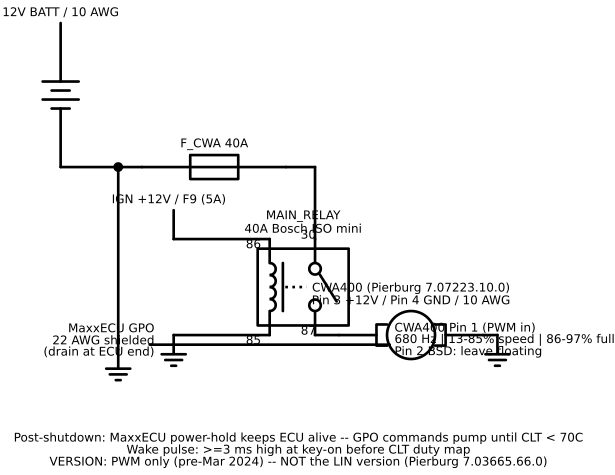

Python code for this plot:
"""
CWA400 electric water pump circuit schematic
Pierburg CWA400 (PWM version) + MaxxECU RACE GPO control

This script generates a circuit schematic using schemdraw.
Run it to produce ewp-controller.svg in the same directory.

The schematic shows HOW the circuit works (current flow, switching logic).
The WireViz file (harnesses/ewp-controller.wv) shows WHERE each wire terminates.
You need both to build and troubleshoot the circuit.

CWA400 connector pinout (Kostal 2+2):
  Pin 1  PWM signal in  (MaxxECU GPO, 22 AWG shielded)
  Pin 2  BSD diagnostic (leave floating -- not used with MaxxECU)
  Pin 3  +12V power     (from 40A relay, 10 AWG)
  Pin 4  GND            (chassis ground, 10 AWG)

Standard Bosch ISO mini relay pin numbers:
  85  coil negative  -- chassis GND
  86  coil positive  -- IGN +12V (key-on)
  30  common         -- BATT+ (always-on), fused at 40A
  87  normally open  -- output to CWA400 Pin 3 when relay is ON

How this circuit works:
  1. Key on -> IGN relay energizes -> relay coil pin 86 gets +12V
  2. Coil pin 85 is at GND -> coil circuit complete -> relay energizes
  3. Relay contact closes -> pin 30 connects to pin 87 -> CWA400 Pin 3 gets +12V
  4. MaxxECU boots -> sends >=3ms high pulse on GPO -> CWA400 wakes from standby
  5. MaxxECU reads CLT -> outputs PWM at 680 Hz on GPO -> CWA400 adjusts speed
     (duty cycle map: 20% at 60C / 55% at 85C / 97% at 105C)
  6. Key off -> relay de-energizes -> Pin 3 loses power... BUT:
  7. MaxxECU power hold relay keeps ECU alive after key-off
  8. MaxxECU continues commanding pump via GPO until CLT < 70C
  9. Once CLT < 70C, MaxxECU releases power hold relay -> pump stops

Version warning:
  PWM version ONLY: Pierburg 7.07223.10.0 / BMW 11515A05704 / 11517563659
  LIN version (NOT compatible): Pierburg 7.03665.66.0 / BMW 11517604027
  Post-March 2024 production = LIN bus only -- verify part number before sourcing.

Usage:
  pip install schemdraw matplotlib
  python3 schematics/ewp-controller.py
  open schematics/ewp-controller.svg
"""

import schemdraw
import schemdraw.elements as elm
import matplotlib
matplotlib.use('Agg')  # non-interactive backend -- no display window needed
import os

OUT = os.path.join(os.path.dirname(__file__), "ewp-controller.svg")

with schemdraw.Drawing(figsize=(13, 8), show=False) as d:
    d.config(fontsize=9)

    # ── Relay center ──────────────────────────────────────────────────────────
    relay = d.add(elm.Relay(switch='spst').at((4.5, 0)).label(
        "MAIN_RELAY\n40A Bosch ISO mini", loc="top"))

    # ── Coil circuit (left): IGN +12V -> 86 -> coil -> 85 -> GND ─────────────
    d.add(elm.Line().left().at(relay.in1).length(2.0))
    d.add(elm.Line().up().length(0.6))
    d.add(elm.Label().label("IGN +12V / F9 (5A)", loc="right"))

    d.add(elm.Line().left().at(relay.in2).length(2.0))
    d.add(elm.Ground())

    d.add(elm.Label().at(relay.in1).label("86 ", loc="left"))
    d.add(elm.Label().at(relay.in2).label("85 ", loc="left"))

    # ── Load circuit (top): BATT+ -> 40A fuse -> relay 30 -> 87 -> CWA400 ────
    d.add(elm.Line().up().at(relay.a).length(1.5))
    d.add(elm.Line().left().length(0.6))
    d.add(elm.Fuse().left().label("F_CWA 40A", loc="top"))
    d.add(elm.Line().left().length(0.5))
    batt_node = d.add(elm.Dot())
    d.add(elm.Line().left().length(1.2))
    d.add(elm.Battery().up().reverse().label("12V BATT / 10 AWG", loc="right"))

    d.add(elm.Line().down().at(batt_node.end).length(3.8))
    d.add(elm.Ground())

    # ── Load output (right): relay 87 -> CWA400 Pin 3 -> motor -> GND ────────
    d.add(elm.Line().right().at(relay.b).length(0.5))
    d.add(elm.Motor().right().label(
        "CWA400 (Pierburg 7.07223.10.0)\nPin 3 +12V / Pin 4 GND / 10 AWG", loc="top"))
    d.add(elm.Line().right().length(0.3))
    d.add(elm.Ground())

    d.add(elm.Label().at(relay.a).label("30 ", loc="left"))
    d.add(elm.Label().at(relay.b).label("87 ", loc="left"))

    # ── PWM signal: MaxxECU GPO -> CWA400 Pin 1 (680 Hz) ────────────────────
    pwm_y = -2.2
    d.add(elm.Line().at((2.0, pwm_y)).right().length(5.0))
    d.add(elm.Label().label(
        "CWA400 Pin 1 (PWM in)\n680 Hz | 13-85% speed | 86-97% full\nPin 2 BSD: leave floating",
        loc="right"))
    d.add(elm.Label().at((2.0, pwm_y)).label(
        "MaxxECU GPO\n22 AWG shielded\n(drain at ECU end)", loc="left"))

    # ── Key note (bottom) ─────────────────────────────────────────────────────
    d.add(elm.Label().at((5.0, -4.5)).label(
        "Post-shutdown: MaxxECU power-hold keeps ECU alive -- GPO commands pump until CLT < 70C\n"
        "Wake pulse: >=3 ms high at key-on before CLT duty map\n"
        "VERSION: PWM only (pre-Mar 2024) -- NOT the LIN version (Pierburg 7.03665.66.0)",
        loc="center"))

    d.save(OUT)

print(f"Saved: {OUT}")
print("Open with:  open schematics/ewp-controller.svg")
